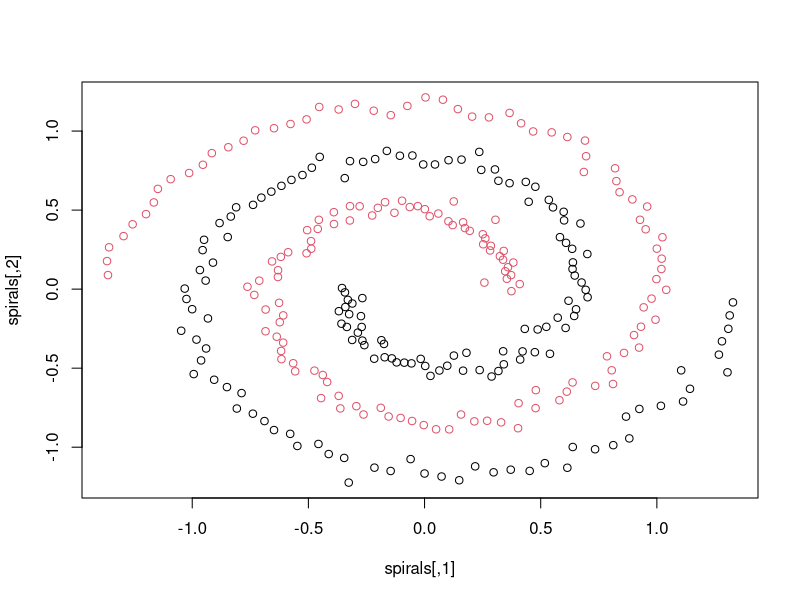

This chart was generated by the following R code:
## ---- chunk 1
library("kernlab")
data(spirals)
sc = specc(spirals, centers = 2)
print(sc)
plot(spirals, col = sc)
## ---- chunk 2
rmarkdown::metadata$liftr
## ---- chunk 3
sessionInfo()
